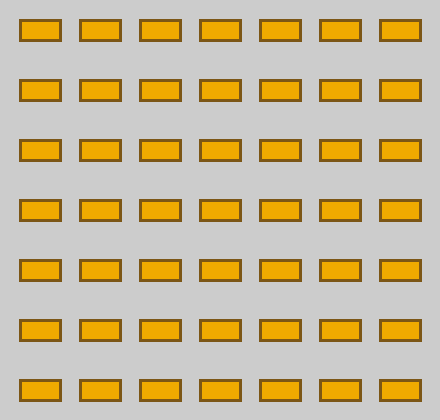
Frame 1 (no input)
Frame 2 (the mouse pressed at the canvas centre, redrawn once): identical to frame 1, image omitted

The Processing sketch that drew this single still picture (run headless with seeded random() and noise(); the mouse was pressed at the canvas centre and the sketch redrawn once):

// Processing sketch: TP01_Ej_20__TALLER_Ej_3_Lienzo_con_cuadrados_con_est_FOR_repeti
// ── TP01_Ej_20__TALLER_Ej_3_Lienzo_con_cuadrados_con_est_FOR_repeti.pde
//@ -0,0 +1,45 @@
//PVector puntoMedio, puntoA1, puntoA2, puntoB1, puntoB2, puntoC1, puntoC2, puntoD1, puntoD2;

PVector coordenadasRect;
int anchoRect, altoRect, espacioEntreRect;
int anchoLienzo, altoLienzo ;

public void setup(){
size(440,420);
noLoop();
espacioEntreRect = 20;
anchoRect = 40;
altoRect  = 20;
//anchoLienzo = 440;
//altoLienzo = 420;
coordenadasRect =new PVector(espacioEntreRect,espacioEntreRect);
};

public void draw(){
dibujarRectangulo();


};
public void dibujarRectangulo(){
  color c1 = color(240, 170, 0);
 for (float y= coordenadasRect.y; (y< height); y += (anchoRect+espacioEntreRect)){
     for(float x= coordenadasRect.x; (x< width); x += (anchoRect+espacioEntreRect)){
       //rect(coordenadasRect.x,coordenadasRect.y,anchoRect,altoRect ); // sogue dobijando un cuadro
       //rect(x,coordenadasRect.y, anchoRect, altoRect); //cuidado no va ancho lienzo en vez de anchoderectangulo
       stroke(#7C5615);
       strokeWeight(3);
       fill(c1);
       rect(x,y, anchoRect, altoRect); //cuidado no va ancho lienzo en vez de anchoderectangulo
       println(" " + coordenadasRect.x + " X= " + x + " Y= " + coordenadasRect.y +"  " + anchoRect + "  " + altoRect);
       //rect(x,y,ancho,alto)
       //rect(20.0,20.0,40,20)
       //rect(60.0,20.0,40,20)
       //rect(20.0,20.0,40,20)
     }
 }
 // rect(coordenadasRect.x,coordenadasRect.y,anchoRect,altoRect ); // aqui dibuja un rectangulo meter dentro del for 

//3. para k ← 1 hasta numIngresado incremento 1 hacer
//4. n ←n*k
//5. fin_para
};
